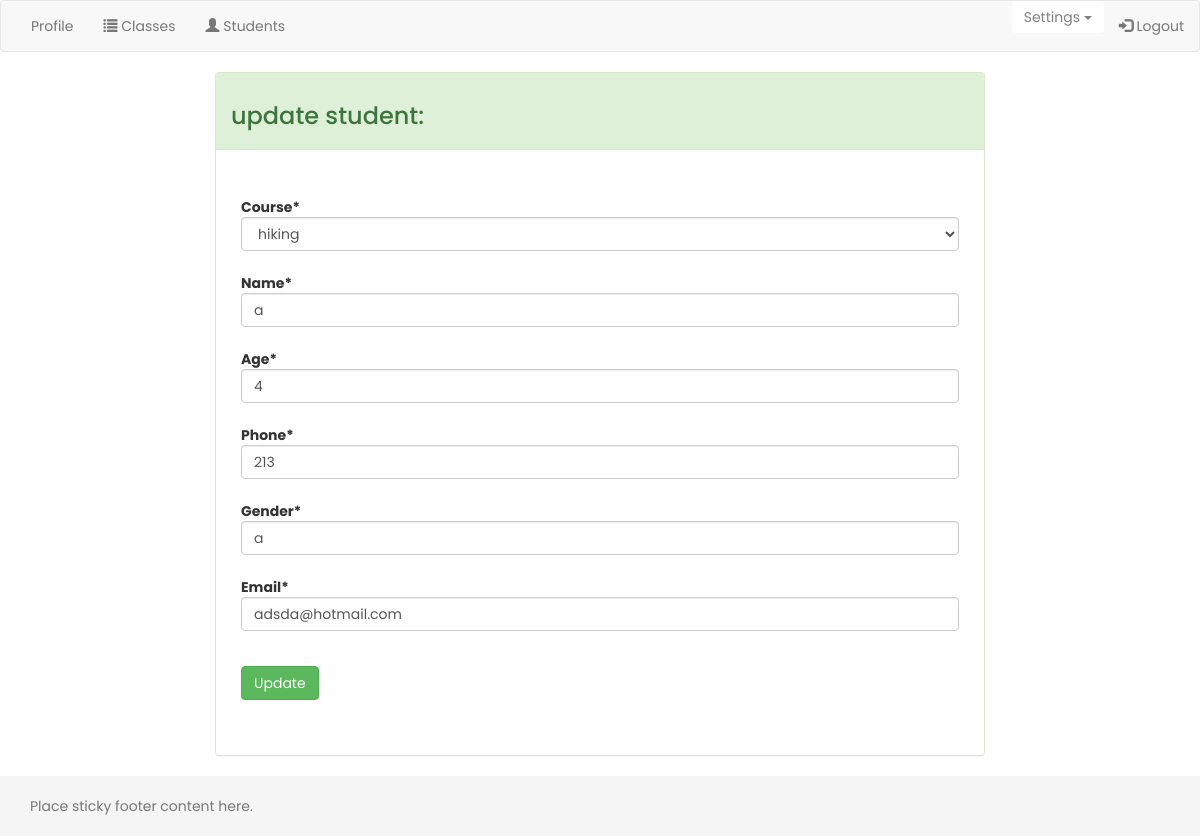
The page /manager/update_student/3 on the database its author committed.
### manager/models.py (models this page shows, shortened)
class Client(models.Model):
    organisation_name= models.CharField(max_length=200, default='unset')
    course = models.ForeignKey(Class, on_delete=models.CASCADE)
    name = models.CharField(max_length = 50)
    last_name = models.CharField(max_length = 50)
    age = models.IntegerField(default = 4)
    phone = models.CharField(max_length = 20)
    gender = models.CharField(max_length = 10)
    email = models.CharField(max_length = 50)
    address = models.CharField(max_length = 100)

class Class(models.Model):
    user = models.ForeignKey(User, default=1)
    organisation_name = models.CharField(max_length=200, default='unset')
    name = models.CharField(max_length=50)
    teacher = models.CharField(max_length=20)
    start_time = models.TimeField(null=True, blank=True)
    end_time = models.TimeField(null=True, blank=True)
    start_date = models.DateField(null=True, blank=True)
    end_date = models.DateField(null=True, blank=True)
    capacity = models.IntegerField(default=10)
    description = models.CharField(max_length = 800)
    price = models.IntegerField(null=True, blank=True)
    total_classes = models.IntegerField(null=True, blank=True)
    image = CloudinaryField('image')
    address = models.CharField(max_length = 100)
    phone_number = models.IntegerField(null=True, blank=True);
    monday = models.BooleanField(default= False)
    tuesday = models.BooleanField(default= False)
    wednesday = models.BooleanField(default= False)
    thursday = models.BooleanField(default= False)
    friday = models.BooleanField(default= False)
    saturday = models.BooleanField(default= False)
    sunday = models.BooleanField(default= False)
    def __str__(self):
        return self.name;

### manager/views.py (the view)
# urls.py: url(r'^update_student/(?P<pk>[0-9]+)$', views.Update_Student.as_view(), name='update_student'),
class Update_Student(UpdateView):
    template_name = 'student/update_student.html'
    success_url = '/manager/student_list'
    model = Client
    fields = ['course', 'name', 'age', 'phone', 'gender', 'email']

### manager/templates/student/update_student.html (shortened to what this page needs)
{% extends 'profile.html' %}
{% load crispy_forms_tags %}
{% block content %}
    <div class="panel panel-success">
      <div class="panel-heading"><h3>update student: {{student.name}} </h3></div>
      <div class="panel-body box">
            <form class="form-horizontal" role="form" action="" method="post" enctype="multipart/form-data">{% csrf_token %}
                {{ form|crispy }}
                <div class="form-group">
                    <br>
                    <button type="submit" class="btn btn-success">Update</button>
                </div>
            </form>
        </div>
    </div>
{% endblock %}

### manager/templates/base.html (style rules this page uses)
html { position: relative; min-height: 100%; }
body { margin-bottom: 60px; font-family: 'Poppins', sans-serif; }
.box { margin:25px; }

### rows shown on the page
Client: course "hiking", age "4", phone "213", gender "a", email "adsda@hotmail.com"
Class: name "a"
